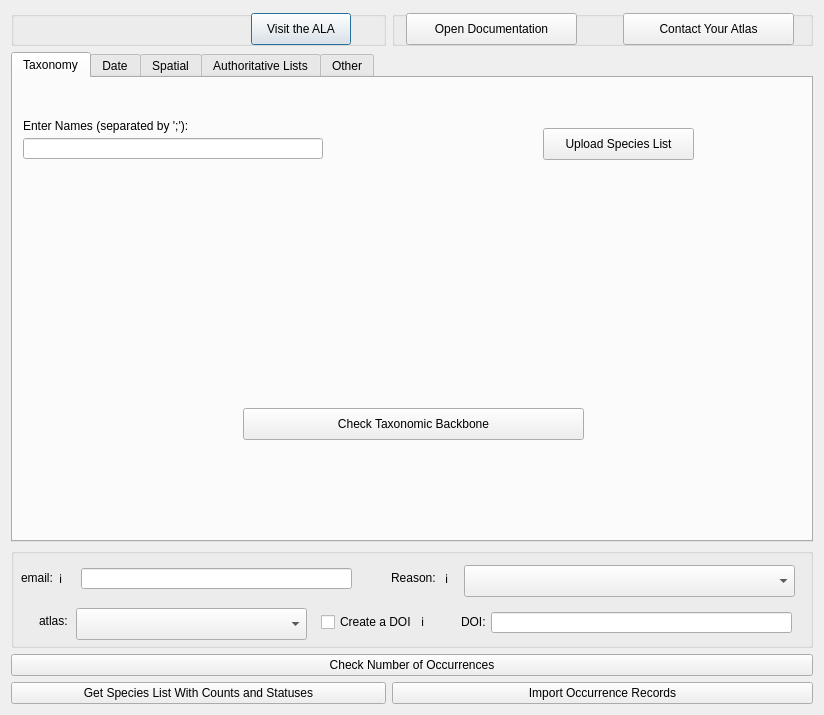
<?xml version="1.0" encoding="UTF-8"?>
<ui version="4.0">
 <class>QuailDialogBase</class>
 <widget class="QDialog" name="QuailDialogBase">
  <property name="geometry">
   <rect>
    <x>0</x>
    <y>0</y>
    <width>824</width>
    <height>715</height>
   </rect>
  </property>
  <property name="sizePolicy">
   <sizepolicy hsizetype="Preferred" vsizetype="Preferred">
    <horstretch>0</horstretch>
    <verstretch>0</verstretch>
   </sizepolicy>
  </property>
  <property name="windowTitle">
   <string>Quail</string>
  </property>
  <layout class="QFormLayout" name="formLayout">
   <item row="0" column="0">
    <widget class="QGroupBox" name="atlasGroupBox">
     <property name="enabled">
      <bool>true</bool>
     </property>
     <property name="minimumSize">
      <size>
       <width>375</width>
       <height>35</height>
      </size>
     </property>
     <property name="maximumSize">
      <size>
       <width>375</width>
       <height>25</height>
      </size>
     </property>
     <property name="title">
      <string/>
     </property>
     <widget class="QLabel" name="alaLogoLabel">
      <property name="geometry">
       <rect>
        <x>3</x>
        <y>4</y>
        <width>191</width>
        <height>31</height>
       </rect>
      </property>
      <property name="maximumSize">
       <size>
        <width>191</width>
        <height>41</height>
       </size>
      </property>
      <property name="text">
       <string/>
      </property>
      <property name="pixmap">
       <pixmap>ALA_Logo_Inline_REV-RGB.png</pixmap>
      </property>
      <property name="scaledContents">
       <bool>true</bool>
      </property>
     </widget>
     <widget class="QPushButton" name="visitAlaPushButton">
      <property name="geometry">
       <rect>
        <x>240</x>
        <y>2</y>
        <width>100</width>
        <height>32</height>
       </rect>
      </property>
      <property name="text">
       <string>Visit the ALA</string>
      </property>
     </widget>
    </widget>
   </item>
   <item row="1" column="0" colspan="2">
    <widget class="QTabWidget" name="tabWidget">
     <property name="minimumSize">
      <size>
       <width>0</width>
       <height>400</height>
      </size>
     </property>
     <property name="currentIndex">
      <number>0</number>
     </property>
     <widget class="QWidget" name="Taxonomy">
      <attribute name="title">
       <string>Taxonomy</string>
      </attribute>
      <widget class="QLineEdit" name="speciesLineEdit">
       <property name="geometry">
        <rect>
         <x>10</x>
         <y>60</y>
         <width>300</width>
         <height>21</height>
        </rect>
       </property>
       <property name="sizePolicy">
        <sizepolicy hsizetype="Minimum" vsizetype="Minimum">
         <horstretch>0</horstretch>
         <verstretch>0</verstretch>
        </sizepolicy>
       </property>
       <property name="maximumSize">
        <size>
         <width>300</width>
         <height>16777215</height>
        </size>
       </property>
      </widget>
      <widget class="QPushButton" name="checkTaxonBackbonePushButton">
       <property name="enabled">
        <bool>true</bool>
       </property>
       <property name="geometry">
        <rect>
         <x>230</x>
         <y>330</y>
         <width>341</width>
         <height>32</height>
        </rect>
       </property>
       <property name="text">
        <string>Check Taxonomic Backbone</string>
       </property>
      </widget>
      <widget class="QPushButton" name="uploadSpeciesListPushButton">
       <property name="geometry">
        <rect>
         <x>530</x>
         <y>50</y>
         <width>151</width>
         <height>32</height>
        </rect>
       </property>
       <property name="text">
        <string>Upload Species List</string>
       </property>
      </widget>
      <widget class="QLabel" name="speciesNamesLabel">
       <property name="geometry">
        <rect>
         <x>10</x>
         <y>40</y>
         <width>241</width>
         <height>16</height>
        </rect>
       </property>
       <property name="text">
        <string>Enter Names (separated by ';'):</string>
       </property>
      </widget>
     </widget>
     <widget class="QWidget" name="Date">
      <attribute name="title">
       <string>Date</string>
      </attribute>
      <widget class="QLabel" name="startDateLabel">
       <property name="geometry">
        <rect>
         <x>160</x>
         <y>20</y>
         <width>71</width>
         <height>16</height>
        </rect>
       </property>
       <property name="text">
        <string>Start Date</string>
       </property>
      </widget>
      <widget class="QLabel" name="endDateLabel">
       <property name="geometry">
        <rect>
         <x>550</x>
         <y>20</y>
         <width>58</width>
         <height>16</height>
        </rect>
       </property>
       <property name="text">
        <string>End Date</string>
       </property>
      </widget>
      <widget class="QCalendarWidget" name="startDateCalendarWidget">
       <property name="geometry">
        <rect>
         <x>40</x>
         <y>50</y>
         <width>304</width>
         <height>173</height>
        </rect>
       </property>
       <property name="gridVisible">
        <bool>false</bool>
       </property>
      </widget>
      <widget class="QCalendarWidget" name="endDateCalendarWidget">
       <property name="geometry">
        <rect>
         <x>420</x>
         <y>50</y>
         <width>304</width>
         <height>173</height>
        </rect>
       </property>
      </widget>
     </widget>
     <widget class="QWidget" name="Spatial">
      <attribute name="title">
       <string>Spatial</string>
      </attribute>
      <widget class="QPushButton" name="updateLayersPushButton">
       <property name="geometry">
        <rect>
         <x>280</x>
         <y>210</y>
         <width>231</width>
         <height>32</height>
        </rect>
       </property>
       <property name="text">
        <string>Update Layers in Plugin</string>
       </property>
      </widget>
     </widget>
     <widget class="QWidget" name="AuthoritativeLists">
      <attribute name="title">
       <string>Authoritative Lists</string>
      </attribute>
      <widget class="QLabel" name="threatenedLabel">
       <property name="geometry">
        <rect>
         <x>20</x>
         <y>30</y>
         <width>81</width>
         <height>16</height>
        </rect>
       </property>
       <property name="text">
        <string>Threatened</string>
       </property>
      </widget>
      <widget class="QLabel" name="SensitiveLabel">
       <property name="geometry">
        <rect>
         <x>250</x>
         <y>30</y>
         <width>58</width>
         <height>16</height>
        </rect>
       </property>
       <property name="text">
        <string>Sensitive</string>
       </property>
      </widget>
      <widget class="QLabel" name="migratoryLabel">
       <property name="geometry">
        <rect>
         <x>470</x>
         <y>30</y>
         <width>71</width>
         <height>16</height>
        </rect>
       </property>
       <property name="text">
        <string>Migratory</string>
       </property>
      </widget>
      <widget class="QLabel" name="nonNativeLabel">
       <property name="geometry">
        <rect>
         <x>20</x>
         <y>260</y>
         <width>91</width>
         <height>16</height>
        </rect>
       </property>
       <property name="text">
        <string>Non-Native</string>
       </property>
      </widget>
      <widget class="QCheckBox" name="actThreatCheckBox">
       <property name="geometry">
        <rect>
         <x>30</x>
         <y>50</y>
         <width>181</width>
         <height>20</height>
        </rect>
       </property>
       <property name="text">
        <string>Australian Capital Territory</string>
       </property>
      </widget>
      <widget class="QCheckBox" name="nswThreatCheckBox">
       <property name="geometry">
        <rect>
         <x>30</x>
         <y>90</y>
         <width>141</width>
         <height>20</height>
        </rect>
       </property>
       <property name="text">
        <string>New South Wales</string>
       </property>
      </widget>
      <widget class="QCheckBox" name="ntThreatCheckBox">
       <property name="geometry">
        <rect>
         <x>30</x>
         <y>110</y>
         <width>141</width>
         <height>20</height>
        </rect>
       </property>
       <property name="text">
        <string>Northern Territory</string>
       </property>
      </widget>
      <widget class="QCheckBox" name="qldThreatCheckBox">
       <property name="geometry">
        <rect>
         <x>30</x>
         <y>130</y>
         <width>111</width>
         <height>20</height>
        </rect>
       </property>
       <property name="text">
        <string>Queensland</string>
       </property>
      </widget>
      <widget class="QCheckBox" name="saThreatCheckBox">
       <property name="geometry">
        <rect>
         <x>30</x>
         <y>150</y>
         <width>131</width>
         <height>20</height>
        </rect>
       </property>
       <property name="text">
        <string>South Australia</string>
       </property>
      </widget>
      <widget class="QCheckBox" name="epbcThreatCheckBox">
       <property name="geometry">
        <rect>
         <x>30</x>
         <y>70</y>
         <width>85</width>
         <height>20</height>
        </rect>
       </property>
       <property name="text">
        <string>EPBC Act</string>
       </property>
      </widget>
      <widget class="QCheckBox" name="vicThreatCheckBox">
       <property name="geometry">
        <rect>
         <x>30</x>
         <y>190</y>
         <width>85</width>
         <height>20</height>
        </rect>
       </property>
       <property name="text">
        <string>Victoria</string>
       </property>
      </widget>
      <widget class="QCheckBox" name="tasThreatCheckBox">
       <property name="geometry">
        <rect>
         <x>30</x>
         <y>170</y>
         <width>85</width>
         <height>20</height>
        </rect>
       </property>
       <property name="text">
        <string>Tasmania</string>
       </property>
      </widget>
      <widget class="QCheckBox" name="waThreatCheckBox">
       <property name="geometry">
        <rect>
         <x>30</x>
         <y>210</y>
         <width>151</width>
         <height>20</height>
        </rect>
       </property>
       <property name="text">
        <string>Western Australia</string>
       </property>
      </widget>
      <widget class="QCheckBox" name="actSensCheckBox">
       <property name="geometry">
        <rect>
         <x>260</x>
         <y>50</y>
         <width>191</width>
         <height>20</height>
        </rect>
       </property>
       <property name="text">
        <string>Australian Capital Territory</string>
       </property>
      </widget>
      <widget class="QCheckBox" name="ntSensCheckBox">
       <property name="geometry">
        <rect>
         <x>260</x>
         <y>90</y>
         <width>151</width>
         <height>20</height>
        </rect>
       </property>
       <property name="text">
        <string>Northern Territory</string>
       </property>
      </widget>
      <widget class="QCheckBox" name="nswSensCheckBox">
       <property name="geometry">
        <rect>
         <x>260</x>
         <y>70</y>
         <width>141</width>
         <height>20</height>
        </rect>
       </property>
       <property name="text">
        <string>New South Wales</string>
       </property>
      </widget>
      <widget class="QCheckBox" name="qldSensCheckBox">
       <property name="geometry">
        <rect>
         <x>260</x>
         <y>110</y>
         <width>101</width>
         <height>20</height>
        </rect>
       </property>
       <property name="text">
        <string>Queensland</string>
       </property>
      </widget>
      <widget class="QCheckBox" name="saSensCheckBox">
       <property name="geometry">
        <rect>
         <x>260</x>
         <y>130</y>
         <width>141</width>
         <height>20</height>
        </rect>
       </property>
       <property name="text">
        <string>South Australia</string>
       </property>
      </widget>
      <widget class="QCheckBox" name="vicSensCheckBox">
       <property name="geometry">
        <rect>
         <x>260</x>
         <y>170</y>
         <width>85</width>
         <height>20</height>
        </rect>
       </property>
       <property name="text">
        <string>Victoria</string>
       </property>
      </widget>
      <widget class="QCheckBox" name="tasSensCheckBox">
       <property name="geometry">
        <rect>
         <x>260</x>
         <y>150</y>
         <width>85</width>
         <height>20</height>
        </rect>
       </property>
       <property name="text">
        <string>Tasmania</string>
       </property>
      </widget>
      <widget class="QCheckBox" name="waSensCheckBox">
       <property name="geometry">
        <rect>
         <x>260</x>
         <y>190</y>
         <width>151</width>
         <height>20</height>
        </rect>
       </property>
       <property name="text">
        <string>Western Australia</string>
       </property>
      </widget>
      <widget class="QCheckBox" name="bonnMigratoryCheckBox">
       <property name="geometry">
        <rect>
         <x>480</x>
         <y>50</y>
         <width>191</width>
         <height>31</height>
        </rect>
       </property>
       <property name="text">
        <string>Bonn Convention Migratory 
Taxa</string>
       </property>
      </widget>
      <widget class="QCheckBox" name="cambaCheckBox">
       <property name="geometry">
        <rect>
         <x>480</x>
         <y>80</y>
         <width>181</width>
         <height>31</height>
        </rect>
       </property>
       <property name="text">
        <string>CAMBA (China-Australia 
Migratory Bird Agreement)</string>
       </property>
      </widget>
      <widget class="QCheckBox" name="rokambaCheckBox">
       <property name="geometry">
        <rect>
         <x>480</x>
         <y>150</y>
         <width>211</width>
         <height>51</height>
        </rect>
       </property>
       <property name="text">
        <string>ROKAMBA (Republic of 
Korea-Australia Migratory 
Bird Agreement)</string>
       </property>
      </widget>
      <widget class="QCheckBox" name="jambaCheckBox">
       <property name="geometry">
        <rect>
         <x>480</x>
         <y>110</y>
         <width>201</width>
         <height>41</height>
        </rect>
       </property>
       <property name="text">
        <string>JAMBA (Japan-Australia
Migratory Bird Agreement)</string>
       </property>
      </widget>
      <widget class="QCheckBox" name="nonNativeCheckBox">
       <property name="geometry">
        <rect>
         <x>30</x>
         <y>280</y>
         <width>161</width>
         <height>41</height>
        </rect>
       </property>
       <property name="text">
        <string>Non-Native List for
Australia and Territories </string>
       </property>
      </widget>
     </widget>
     <widget class="QWidget" name="Other">
      <attribute name="title">
       <string>Other</string>
      </attribute>
      <widget class="QLabel" name="basisOfRecordLabel">
       <property name="geometry">
        <rect>
         <x>20</x>
         <y>30</y>
         <width>101</width>
         <height>16</height>
        </rect>
       </property>
       <property name="text">
        <string>Basis of Record</string>
       </property>
      </widget>
      <widget class="QLabel" name="presAbsLabel">
       <property name="geometry">
        <rect>
         <x>280</x>
         <y>30</y>
         <width>101</width>
         <height>16</height>
        </rect>
       </property>
       <property name="text">
        <string>Present/Absent</string>
       </property>
      </widget>
      <widget class="QLabel" name="dataProfileLabel">
       <property name="geometry">
        <rect>
         <x>490</x>
         <y>30</y>
         <width>91</width>
         <height>16</height>
        </rect>
       </property>
       <property name="text">
        <string>Data Profile</string>
       </property>
      </widget>
      <widget class="QCheckBox" name="presentCheckBox">
       <property name="geometry">
        <rect>
         <x>310</x>
         <y>70</y>
         <width>85</width>
         <height>20</height>
        </rect>
       </property>
       <property name="text">
        <string>Present</string>
       </property>
      </widget>
      <widget class="QCheckBox" name="absentCheckBox">
       <property name="geometry">
        <rect>
         <x>310</x>
         <y>50</y>
         <width>85</width>
         <height>20</height>
        </rect>
       </property>
       <property name="text">
        <string>Absent</string>
       </property>
      </widget>
      <widget class="QCheckBox" name="observationsCheckBox">
       <property name="geometry">
        <rect>
         <x>60</x>
         <y>50</y>
         <width>141</width>
         <height>20</height>
        </rect>
       </property>
       <property name="text">
        <string>Observations</string>
       </property>
      </widget>
      <widget class="QCheckBox" name="specimensCheckBox">
       <property name="geometry">
        <rect>
         <x>60</x>
         <y>70</y>
         <width>131</width>
         <height>20</height>
        </rect>
       </property>
       <property name="text">
        <string>Specimens</string>
       </property>
      </widget>
      <widget class="QComboBox" name="dataProfileComboBox">
       <property name="geometry">
        <rect>
         <x>510</x>
         <y>50</y>
         <width>221</width>
         <height>32</height>
        </rect>
       </property>
      </widget>
      <widget class="QLabel" name="basisOfRecordInformationLabel">
       <property name="geometry">
        <rect>
         <x>120</x>
         <y>28</y>
         <width>21</width>
         <height>21</height>
        </rect>
       </property>
       <property name="text">
        <string>ℹ️</string>
       </property>
      </widget>
      <widget class="QLabel" name="presAbsInformationLabel">
       <property name="geometry">
        <rect>
         <x>378</x>
         <y>28</y>
         <width>21</width>
         <height>21</height>
        </rect>
       </property>
       <property name="text">
        <string>ℹ️</string>
       </property>
      </widget>
      <widget class="QLabel" name="dataProfileInformationLabel">
       <property name="geometry">
        <rect>
         <x>566</x>
         <y>28</y>
         <width>21</width>
         <height>21</height>
        </rect>
       </property>
       <property name="text">
        <string>ℹ️</string>
       </property>
      </widget>
     </widget>
    </widget>
   </item>
   <item row="2" column="0" colspan="2">
    <widget class="QGroupBox" name="emailGroupBox">
     <property name="sizePolicy">
      <sizepolicy hsizetype="Minimum" vsizetype="Minimum">
       <horstretch>0</horstretch>
       <verstretch>0</verstretch>
      </sizepolicy>
     </property>
     <property name="minimumSize">
      <size>
       <width>800</width>
       <height>100</height>
      </size>
     </property>
     <property name="title">
      <string/>
     </property>
     <widget class="QLineEdit" name="emailLineEdit">
      <property name="geometry">
       <rect>
        <x>70</x>
        <y>20</y>
        <width>271</width>
        <height>21</height>
       </rect>
      </property>
     </widget>
     <widget class="QLabel" name="emailLabel">
      <property name="geometry">
       <rect>
        <x>10</x>
        <y>22</y>
        <width>41</width>
        <height>16</height>
       </rect>
      </property>
      <property name="text">
       <string>email:</string>
      </property>
     </widget>
     <widget class="QLabel" name="reasonLabel">
      <property name="geometry">
       <rect>
        <x>380</x>
        <y>22</y>
        <width>51</width>
        <height>16</height>
       </rect>
      </property>
      <property name="text">
       <string>Reason:</string>
      </property>
     </widget>
     <widget class="QCheckBox" name="createDoiCheckBox">
      <property name="geometry">
       <rect>
        <x>310</x>
        <y>64</y>
        <width>111</width>
        <height>20</height>
       </rect>
      </property>
      <property name="text">
       <string>Create a DOI</string>
      </property>
     </widget>
     <widget class="QLineEdit" name="doiLineEdit">
      <property name="geometry">
       <rect>
        <x>480</x>
        <y>64</y>
        <width>301</width>
        <height>21</height>
       </rect>
      </property>
     </widget>
     <widget class="QComboBox" name="reasonsComboBox">
      <property name="geometry">
       <rect>
        <x>453</x>
        <y>17</y>
        <width>331</width>
        <height>32</height>
       </rect>
      </property>
     </widget>
     <widget class="QComboBox" name="atlasesComboBox">
      <property name="geometry">
       <rect>
        <x>65</x>
        <y>60</y>
        <width>231</width>
        <height>32</height>
       </rect>
      </property>
     </widget>
     <widget class="QLabel" name="atlasesLabel">
      <property name="geometry">
       <rect>
        <x>28</x>
        <y>65</y>
        <width>33</width>
        <height>16</height>
       </rect>
      </property>
      <property name="text">
       <string>atlas:</string>
      </property>
     </widget>
     <widget class="QLabel" name="doiLabel">
      <property name="geometry">
       <rect>
        <x>450</x>
        <y>66</y>
        <width>27</width>
        <height>16</height>
       </rect>
      </property>
      <property name="text">
       <string>DOI:</string>
      </property>
     </widget>
     <widget class="QLabel" name="reasonInformationLabel">
      <property name="geometry">
       <rect>
        <x>434</x>
        <y>20</y>
        <width>21</width>
        <height>21</height>
       </rect>
      </property>
      <property name="text">
       <string>ℹ️</string>
      </property>
     </widget>
     <widget class="QLabel" name="emailInformationLabel">
      <property name="geometry">
       <rect>
        <x>48</x>
        <y>20</y>
        <width>21</width>
        <height>21</height>
       </rect>
      </property>
      <property name="text">
       <string>ℹ️</string>
      </property>
     </widget>
     <widget class="QLabel" name="doiInformationLabel">
      <property name="geometry">
       <rect>
        <x>410</x>
        <y>63</y>
        <width>21</width>
        <height>21</height>
       </rect>
      </property>
      <property name="text">
       <string>ℹ️</string>
      </property>
     </widget>
    </widget>
   </item>
   <item row="3" column="0" colspan="2">
    <widget class="QPushButton" name="checkNumOccurrences">
     <property name="text">
      <string>Check Number of Occurrences</string>
     </property>
    </widget>
   </item>
   <item row="6" column="0">
    <widget class="QPushButton" name="speciesListCountsStatuses">
     <property name="enabled">
      <bool>true</bool>
     </property>
     <property name="sizePolicy">
      <sizepolicy hsizetype="Minimum" vsizetype="Fixed">
       <horstretch>0</horstretch>
       <verstretch>0</verstretch>
      </sizepolicy>
     </property>
     <property name="minimumSize">
      <size>
       <width>375</width>
       <height>0</height>
      </size>
     </property>
     <property name="text">
      <string>Get Species List With Counts and Statuses</string>
     </property>
    </widget>
   </item>
   <item row="6" column="1">
    <widget class="QPushButton" name="occDownload">
     <property name="text">
      <string>Import Occurrence Records</string>
     </property>
    </widget>
   </item>
   <item row="0" column="1">
    <widget class="QGroupBox" name="pushButtonGroupBox">
     <property name="title">
      <string/>
     </property>
     <widget class="QPushButton" name="openDocosPushButton">
      <property name="geometry">
       <rect>
        <x>14</x>
        <y>2</y>
        <width>171</width>
        <height>32</height>
       </rect>
      </property>
      <property name="text">
       <string>Open Documentation</string>
      </property>
     </widget>
     <widget class="QPushButton" name="contactAtlasPushButton">
      <property name="geometry">
       <rect>
        <x>231</x>
        <y>2</y>
        <width>171</width>
        <height>32</height>
       </rect>
      </property>
      <property name="text">
       <string>Contact Your Atlas</string>
      </property>
     </widget>
    </widget>
   </item>
  </layout>
 </widget>
 <resources/>
 <connections/>
</ui>
